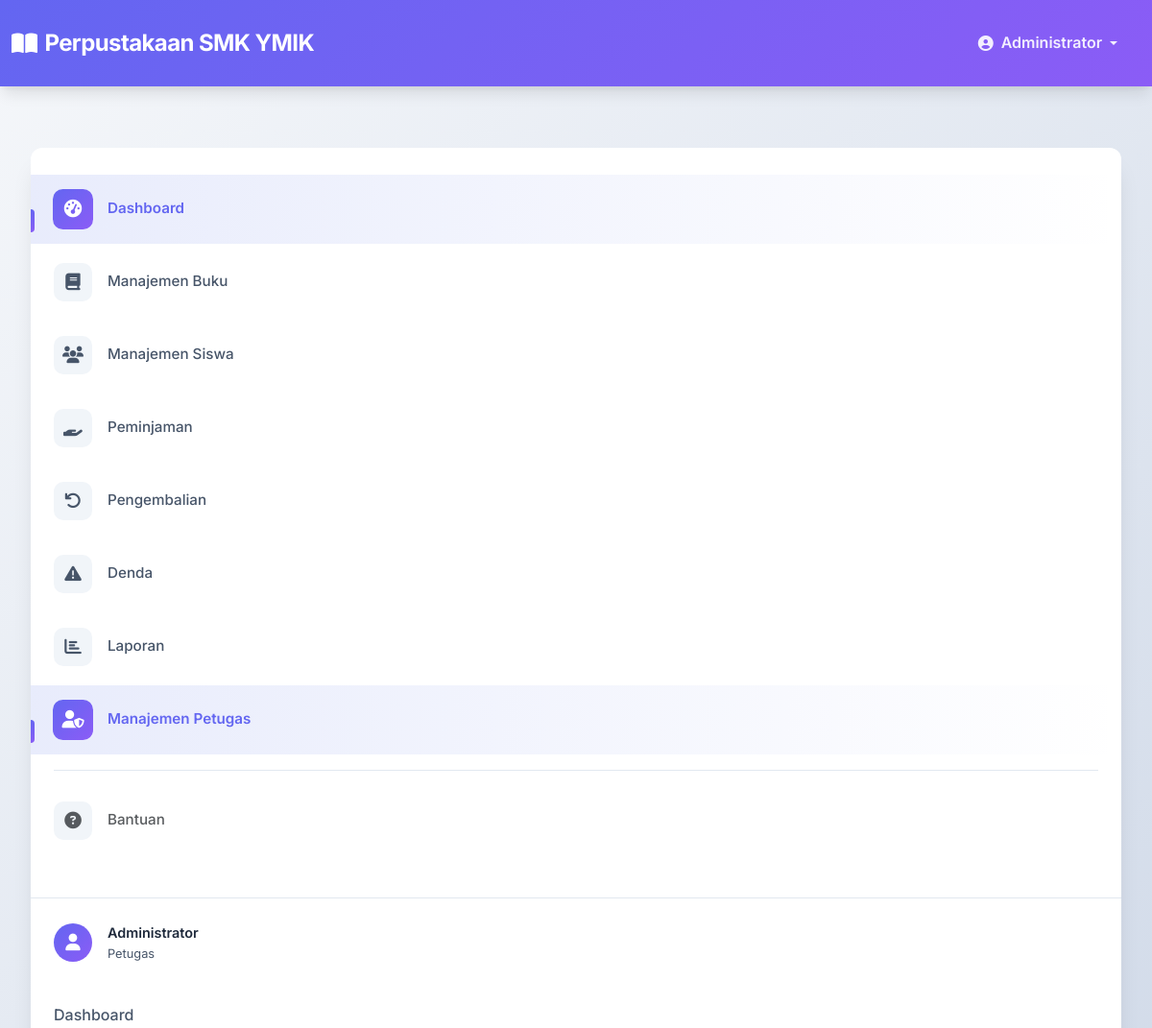
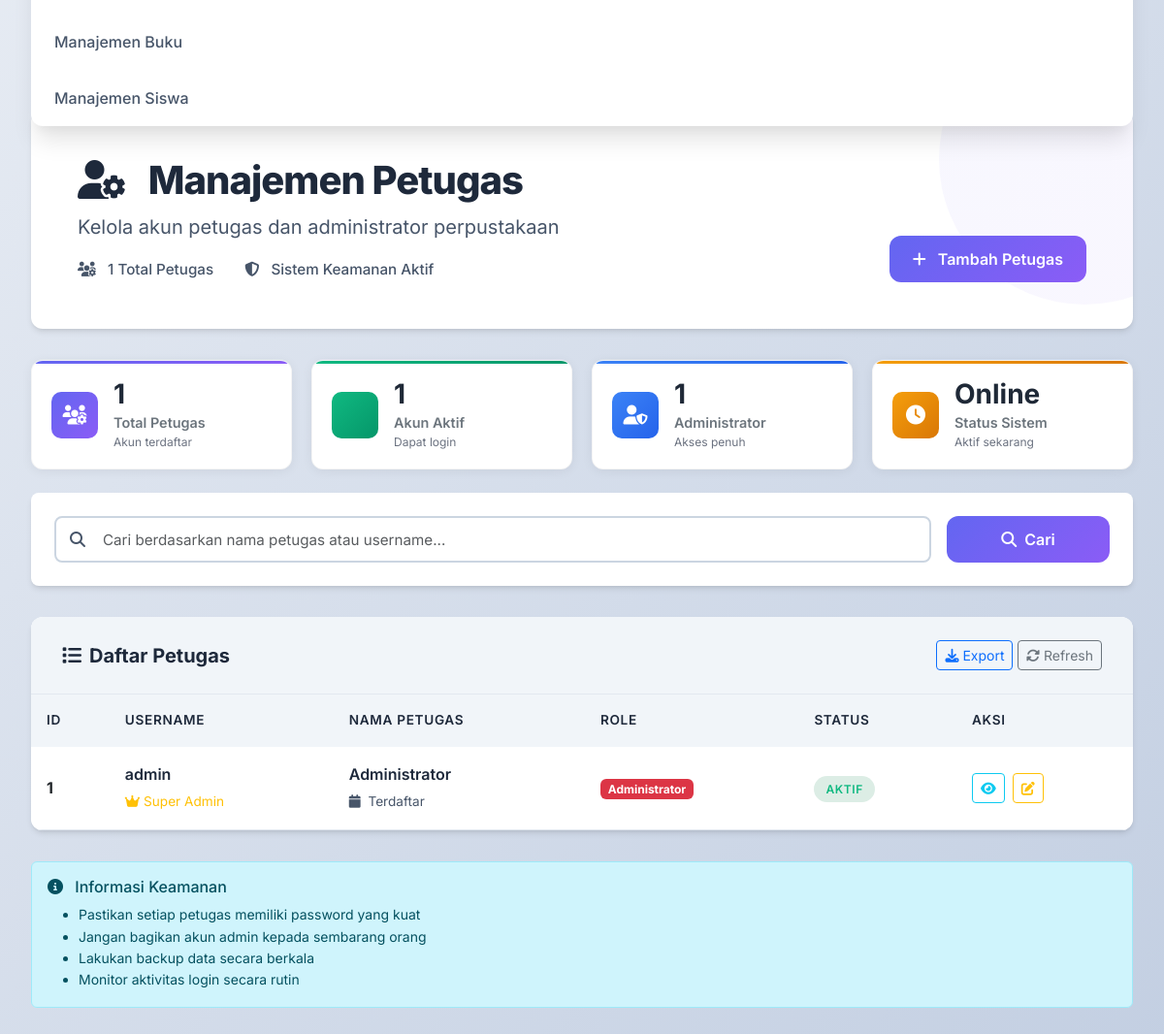
Page /petugas/index.php (signed in) on the committed database (2 pictures, top to bottom).
### tables this page shows
CREATE TABLE petugas (
    id_petugas INT AUTO_INCREMENT PRIMARY KEY,
    username VARCHAR(50) UNIQUE NOT NULL,
    password VARCHAR(255) NOT NULL,
    nama_petugas VARCHAR(100) NOT NULL
);

### petugas/index.php (the view, shortened to what this page needs)
<?php
$db = new Database();
$conn = $db->getConnection();
$search = $_GET['search'] ?? '';
$where_clause = '';
$query = "SELECT * FROM petugas $where_clause ORDER BY nama_petugas ASC";
$result = $conn->query($query);
$total_petugas = $conn->query("SELECT COUNT(*) as total FROM petugas")->fetch_assoc()['total'];
?>
<!DOCTYPE html>
<html lang="id">
<head>
    <link href="https://cdn.jsdelivr.net/npm/bootstrap@5.3.0/dist/css/bootstrap.min.css" rel="stylesheet">
    <link href="https://cdnjs.cloudflare.com/ajax/libs/font-awesome/6.4.0/css/all.min.css" rel="stylesheet">
    <link href="../assets/css/style.css" rel="stylesheet">
</head>
<body class="modern-body">
    <?php include '../includes/navbar.php'; ?>
    <div class="dashboard-container">
        <div class="dashboard-sidebar">
            <?php include '../includes/sidebar.php'; ?>
        </div>
        <main class="dashboard-main">
            <div class="welcome-header">
                <div class="welcome-content">
                    <div class="welcome-text">
                        <h1 class="welcome-title">
                            <i class="fas fa-user-cog me-3"></i>
                            Manajemen Petugas
                        </h1>
                        <p class="welcome-subtitle">
                            Kelola akun petugas dan administrator perpustakaan
                        </p>
                        <div class="welcome-meta">
                            <span class="meta-item">
                                <i class="fas fa-users-cog me-2"></i>
                                <?= number_format($total_petugas) ?> Total Petugas
                            </span>
                            <span class="meta-item">
                                <i class="fas fa-shield-alt me-2"></i>
                                Sistem Keamanan Aktif
                            </span>
                        </div>
                    </div>
                    <div class="welcome-actions">
                        <a href="add.php" class="btn btn-primary-custom">
                            <i class="fas fa-plus me-2"></i>
                            Tambah Petugas
                        </a>
                    </div>
                </div>
            </div>
            <div class="stats-grid mb-4">
                <div class="stat-card stat-primary">
                    <div class="stat-icon">
                        <i class="fas fa-users-cog"></i>
                    </div>
                    <div class="stat-content">
                        <div class="stat-number"><?= number_format($total_petugas) ?></div>
                        <div class="stat-label">Total Petugas</div>
                        <div class="stat-sublabel">Akun terdaftar</div>
                    </div>
                </div>
                <div class="stat-card stat-success">
                    <div class="stat-icon">
                    </div>
                    <div class="stat-content">
                        <div class="stat-number"><?= number_format($total_petugas) ?></div>
                        <div class="stat-label">Akun Aktif</div>
                        <div class="stat-sublabel">Dapat login</div>
                    </div>
                </div>
                <div class="stat-card stat-info">
                    <div class="stat-icon">
                        <i class="fas fa-user-shield"></i>
                    </div>
                    <div class="stat-content">
                        <div class="stat-number">1</div>
                        <div class="stat-label">Administrator</div>
                        <div class="stat-sublabel">Akses penuh</div>
                    </div>
                </div>
                <div class="stat-card stat-warning">
                    <div class="stat-icon">
                        <i class="fas fa-clock"></i>
                    </div>
                    <div class="stat-content">
                        <div class="stat-number">Online</div>
                        <div class="stat-label">Status Sistem</div>
                        <div class="stat-sublabel">Aktif sekarang</div>
                    </div>
                </div>
            </div>
            <div class="search-container">
                <form method="GET" class="row g-3">
                    <div class="col-md-10">
                        <div class="search-input-group">
                            <i class="fas fa-search search-icon"></i>
                            <input type="text" class="form-control search-input" name="search"
                                   value="<?= htmlspecialchars($search) ?>"
                                   placeholder="Cari berdasarkan nama petugas atau username...">
                        </div>
                    </div>
                    <div class="col-md-2">
                        <div class="d-flex gap-2">
                            <button type="submit" class="btn btn-primary-custom flex-grow-1">
                                <i class="fas fa-search me-2"></i>Cari
                            </button>
                        </div>
                    </div>
                </form>
            </div>
            <div class="data-table-container">
                <div class="table-header">
                    <h3 class="table-title">
                        <i class="fas fa-list me-2"></i>
                        Daftar Petugas
                    </h3>
                    <div class="table-actions">
                        <button class="btn btn-outline-primary btn-sm">
                            <i class="fas fa-download me-1"></i>Export
                        </button>
                        <button class="btn btn-outline-secondary btn-sm" onclick="location.reload()">
                            <i class="fas fa-sync-alt me-1"></i>Refresh
                        </button>
                    </div>
                </div>
                <div class="table-responsive">
                    <table class="table modern-table">
                        <thead>
                            <tr>
                                <th>ID</th>
                                <th>Username</th>
                                <th>Nama Petugas</th>
                                <th>Role</th>
                                <th>Status</th>
                                <th>Aksi</th>
                            </tr>
                        </thead>
                        <tbody>
                            <?php if ($result && $result->num_rows > 0): ?>
                                <?php while ($row = $result->fetch_assoc()): ?>
                                <tr>
                                    <td><strong><?= $row['id_petugas'] ?></strong></td>
                                    <td>
                                        <div class="item-title"><?= htmlspecialchars($row['username']) ?></div>
                                        <?php if ($row['username'] == 'admin'): ?>
                                            <div class="item-subtitle text-warning">
                                                <i class="fas fa-crown me-1"></i>Super Admin
                                            </div>
                                        <?php endif; ?>
                                    </td>
                                    <td>
                                        <div class="item-title"><?= htmlspecialchars($row['nama_petugas']) ?></div>
                                        <div class="item-subtitle">
                                            <i class="fas fa-calendar me-1"></i>
                                            Terdaftar
                                        </div>
                                    </td>
                                    <td>
                                        <?php if ($row['username'] == 'admin'): ?>
                                            <span class="badge bg-danger">Administrator</span>
                                        <?php else: ?>
                                            <span class="badge bg-primary">Petugas</span>
                                        <?php endif; ?>
                                    </td>
                                    <td>
                                        <span class="status-badge status-success">Aktif</span>
                                    </td>
                                    <td>
                                        <div class="action-buttons">
                                            <button class="btn btn-sm btn-outline-info" title="Detail">
                                                <i class="fas fa-eye"></i>
                                            </button>
                                            <a href="edit.php?id=<?= $row['id_petugas'] ?>" class="btn btn-sm btn-outline-warning" title="Edit">
                                                <i class="fas fa-edit"></i>
                                            </a>
                                        </div>
                                    </td>
                                </tr>
                                <?php endwhile; ?>
                            <?php endif; ?>
                        </tbody>
                    </table>
                </div>
            </div>
            <div class="mt-4">
                <div class="alert alert-info">
                    <h6 class="alert-heading">
                        <i class="fas fa-info-circle me-2"></i>
                        Informasi Keamanan
                    </h6>
                    <ul class="mb-0 small">
                        <li>Pastikan setiap petugas memiliki password yang kuat</li>
                        <li>Jangan bagikan akun admin kepada sembarang orang</li>
                        <li>Lakukan backup data secara berkala</li>
                        <li>Monitor aktivitas login secara rutin</li>
                    </ul>
                </div>
            </div>
        </main>
    </div>
</body>
</html>

### rows in the picture
petugas: id_petugas "1", username "admin", shows "Super Admin", nama_petugas "Administrator"

### other values in the picture
$_SESSION['nama_petugas'] "Administrator"
$total_petugas "1"
